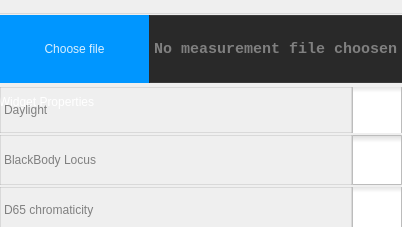
               <widget class="QWidget" name="tab_8">
                <attribute name="title">
                 <string>Content</string>
                </attribute>
                <layout class="QGridLayout" name="gridLayout_12">
                 <property name="leftMargin">
                  <number>0</number>
                 </property>
                 <property name="topMargin">
                  <number>0</number>
                 </property>
                 <property name="rightMargin">
                  <number>0</number>
                 </property>
                 <property name="bottomMargin">
                  <number>2</number>
                 </property>
                 <property name="spacing">
                  <number>1</number>
                 </property>
                 <item row="0" column="0">
                  <widget class="QGroupBox" name="groupBox_8">
                   <property name="minimumSize">
                    <size>
                     <width>0</width>
                     <height>225</height>
                    </size>
                   </property>
                   <property name="maximumSize">
                    <size>
                     <width>16777215</width>
                     <height>200</height>
                    </size>
                   </property>
                   <property name="styleSheet">
                    <string notr="true">QGroupBox {
  border-radius: 2px;
  margin-top: 1.4em;
  margin-bottom: 1;
  font: 700 12pt &quot;Consolas&quot;;
}
QLineEdit {
	font: 600 10pt &quot;Segoe UI&quot;;
	background-color:  rgb(41,41,41);
   color: white;
	border-radius: 2px;
}
QPushButton {
	background: rgb(0, 150, 255);
	color: rgba(255,255,255, 0.85);
	border-radius: 2px;
	font: 600 10pt &quot;Segoe UI&quot;;
}
QPushButton:hover {
	background: rgb(51, 180, 255);
}
QGroupBox::title {
  background: transparent;
  color: white;
  padding-top: -30px;
   padding-left: -18px;
  margin: 0 15 15 15;
}
QLabel {
	color: grey;
	font: 550 11pt &quot;Consolas&quot;;
}
QSpinBox {
		font: 600 10pt &quot;Segoe UI&quot;;
 		background-color:  rgb(41,41,41);
		color: grey;
		border-radius: 2px;
		border: 0px;
}
QComboBox {
		font: 700 10pt &quot;Segoe UI&quot;;
 		background-color:  rgb(41,41,41);
		color: grey;
		border-radius: 2px;
		border: 0px;
}</string>
                   </property>
                   <property name="title">
                    <string>Widget Properties</string>
                   </property>
                   <property name="flat">
                    <bool>false</bool>
                   </property>
                   <layout class="QVBoxLayout" name="verticalLayout_10">
                    <property name="spacing">
                     <number>0</number>
                    </property>
                    <property name="leftMargin">
                     <number>0</number>
                    </property>
                    <property name="topMargin">
                     <number>1</number>
                    </property>
                    <property name="rightMargin">
                     <number>0</number>
                    </property>
                    <property name="bottomMargin">
                     <number>1</number>
                    </property>
                    <item>
                     <widget class="QWidget" name="widget_29" native="true">
                      <property name="styleSheet">
                       <string notr="true">
QWidget {

	border-top: 1px solid rgba(129, 129, 129, 50);
}
</string>
                      </property>
                      <layout class="QHBoxLayout" name="horizontalLayout_31">
                       <property name="spacing">
                        <number>0</number>
                       </property>
                       <property name="leftMargin">
                        <number>0</number>
                       </property>
                       <property name="topMargin">
                        <number>2</number>
                       </property>
                       <property name="rightMargin">
                        <number>0</number>
                       </property>
                       <property name="bottomMargin">
                        <number>2</number>
                       </property>
                       <item>
                        <widget class="QPushButton" name="pushButton_4">
                         <property name="sizePolicy">
                          <sizepolicy hsizetype="Expanding" vsizetype="Expanding">
                           <horstretch>0</horstretch>
                           <verstretch>0</verstretch>
                          </sizepolicy>
                         </property>
                         <property name="minimumSize">
                          <size>
                           <width>149</width>
                           <height>0</height>
                          </size>
                         </property>
                         <property name="maximumSize">
                          <size>
                           <width>149</width>
                           <height>999</height>
                          </size>
                         </property>
                         <property name="styleSheet">
                          <string notr="true">border: 0px; border-radius: 0px;</string>
                         </property>
                         <property name="text">
                          <string>Choose file</string>
                         </property>
                        </widget>
                       </item>
                       <item>
                        <widget class="QWidget" name="widget_30" native="true">
                         <property name="minimumSize">
                          <size>
                           <width>0</width>
                           <height>0</height>
                          </size>
                         </property>
                         <property name="maximumSize">
                          <size>
                           <width>16777215</width>
                           <height>16777215</height>
                          </size>
                         </property>
                         <property name="styleSheet">
                          <string notr="true">background-color:  rgb(41,41,41);
border:0px;
</string>
                         </property>
                         <layout class="QHBoxLayout" name="horizontalLayout_32">
                          <property name="leftMargin">
                           <number>1</number>
                          </property>
                          <property name="topMargin">
                           <number>0</number>
                          </property>
                          <property name="rightMargin">
                           <number>0</number>
                          </property>
                          <property name="bottomMargin">
                           <number>0</number>
                          </property>
                          <item>
                           <widget class="QLabel" name="label_25">
                            <property name="sizePolicy">
                             <sizepolicy hsizetype="Preferred" vsizetype="Expanding">
                              <horstretch>0</horstretch>
                              <verstretch>0</verstretch>
                             </sizepolicy>
                            </property>
                            <property name="font">
                             <font>
                              <family>Consolas</family>
                              <pointsize>11</pointsize>
                              <italic>false</italic>
                              <bold>true</bold>
                             </font>
                            </property>
                            <property name="styleSheet">
                             <string notr="true">border-top: 1px solid rgba(129, 129, 129, 50);
border-bottom: 1px solid rgba(129, 129, 129, 50);
border-radius: 0px;</string>
                            </property>
                            <property name="text">
                             <string>No measurement file choosen</string>
                            </property>
                           </widget>
                          </item>
                         </layout>
                        </widget>
                       </item>
                      </layout>
                     </widget>
                    </item>
                    <item>
                     <widget class="QWidget" name="widget_31" native="true">
                      <property name="minimumSize">
                       <size>
                        <width>0</width>
                        <height>40</height>
                       </size>
                      </property>
                      <property name="maximumSize">
                       <size>
                        <width>16777215</width>
                        <height>50</height>
                       </size>
                      </property>
                      <property name="styleSheet">
                       <string notr="true"/>
                      </property>
                      <layout class="QHBoxLayout" name="horizontalLayout_33">
                       <property name="spacing">
                        <number>0</number>
                       </property>
                       <property name="leftMargin">
                        <number>0</number>
                       </property>
                       <property name="topMargin">
                        <number>2</number>
                       </property>
                       <property name="rightMargin">
                        <number>0</number>
                       </property>
                       <property name="bottomMargin">
                        <number>2</number>
                       </property>
                       <item>
                        <widget class="QLabel" name="label_26">
                         <property name="sizePolicy">
                          <sizepolicy hsizetype="Preferred" vsizetype="Preferred">
                           <horstretch>0</horstretch>
                           <verstretch>0</verstretch>
                          </sizepolicy>
                         </property>
                         <property name="minimumSize">
                          <size>
                           <width>150</width>
                           <height>0</height>
                          </size>
                         </property>
                         <property name="maximumSize">
                          <size>
                           <width>16777215</width>
                           <height>16777215</height>
                          </size>
                         </property>
                         <property name="styleSheet">
                          <string notr="true">border: 1px solid rgba(129, 129, 129, 50); color: grey</string>
                         </property>
                         <property name="text">
                          <string>Daylight </string>
                         </property>
                        </widget>
                       </item>
                       <item>
                        <widget class="QCheckBox" name="checkBox">
                         <property name="sizePolicy">
                          <sizepolicy hsizetype="Minimum" vsizetype="Expanding">
                           <horstretch>0</horstretch>
                           <verstretch>0</verstretch>
                          </sizepolicy>
                         </property>
                         <property name="minimumSize">
                          <size>
                           <width>50</width>
                           <height>0</height>
                          </size>
                         </property>
                         <property name="maximumSize">
                          <size>
                           <width>50</width>
                           <height>16777215</height>
                          </size>
                         </property>
                         <property name="styleSheet">
                          <string notr="true">QCheckBox {
	border-top: 1px solid rgba(129, 129, 129, 50);
	border-bottom: 1px solid rgba(129, 129, 129, 50);
	border-radius: 0px;
}

QCheckBox::indicator:checked {
    image: url(./resources/icons/toggle-button-on.png);
}

QCheckBox::indicator:unchecked {
    image: url(./resources/icons/toggle-button-off.png);
}
QCheckBox::indicator {
    width: 50px;
    height: 50px;
}</string>
                         </property>
                         <property name="text">
                          <string> </string>
                         </property>
                        </widget>
                       </item>
                      </layout>
                     </widget>
                    </item>
                    <item>
                     <widget class="QWidget" name="widget_32" native="true">
                      <property name="minimumSize">
                       <size>
                        <width>0</width>
                        <height>40</height>
                       </size>
                      </property>
                      <property name="maximumSize">
                       <size>
                        <width>16777215</width>
                        <height>50</height>
                       </size>
                      </property>
                      <property name="styleSheet">
                       <string notr="true"/>
                      </property>
                      <layout class="QHBoxLayout" name="horizontalLayout_34">
                       <property name="spacing">
                        <number>0</number>
                       </property>
                       <property name="leftMargin">
                        <number>0</number>
                       </property>
                       <property name="topMargin">
                        <number>0</number>
                       </property>
                       <property name="rightMargin">
                        <number>0</number>
                       </property>
                       <property name="bottomMargin">
                        <number>0</number>
                       </property>
                       <item>
                        <widget class="QLabel" name="label_27">
                         <property name="sizePolicy">
                          <sizepolicy hsizetype="Preferred" vsizetype="Preferred">
                           <horstretch>0</horstretch>
                           <verstretch>0</verstretch>
                          </sizepolicy>
                         </property>
                         <property name="minimumSize">
                          <size>
                           <width>150</width>
                           <height>0</height>
                          </size>
                         </property>
                         <property name="maximumSize">
                          <size>
                           <width>16777215</width>
                           <height>16777215</height>
                          </size>
                         </property>
                         <property name="styleSheet">
                          <string notr="true">border: 1px solid rgba(129, 129, 129, 50); color: grey</string>
                         </property>
                         <property name="text">
                          <string>BlackBody Locus</string>
                         </property>
                        </widget>
                       </item>
                       <item>
                        <widget class="QCheckBox" name="checkBox_2">
                         <property name="sizePolicy">
                          <sizepolicy hsizetype="Minimum" vsizetype="Expanding">
                           <horstretch>0</horstretch>
                           <verstretch>0</verstretch>
                          </sizepolicy>
                         </property>
                         <property name="minimumSize">
                          <size>
                           <width>50</width>
                           <height>0</height>
                          </size>
                         </property>
                         <property name="maximumSize">
                          <size>
                           <width>50</width>
                           <height>16777215</height>
                          </size>
                         </property>
                         <property name="styleSheet">
                          <string notr="true">QCheckBox {
	border-top: 1px solid rgba(129, 129, 129, 50);
	border-bottom: 1px solid rgba(129, 129, 129, 50);
	border-radius: 0px;
}

QCheckBox::indicator:checked {
    image: url(./resources/icons/toggle-button-on.png);
}

QCheckBox::indicator:unchecked {
    image: url(./resources/icons/toggle-button-off.png);
}
QCheckBox::indicator {
    width: 50px;
    height: 50px;
}</string>
                         </property>
                         <property name="text">
                          <string> </string>
                         </property>
                        </widget>
                       </item>
                      </layout>
                     </widget>
                    </item>
                    <item>
                     <widget class="QWidget" name="widget_33" native="true">
                      <property name="minimumSize">
                       <size>
                        <width>0</width>
                        <height>40</height>
                       </size>
                      </property>
                      <property name="maximumSize">
                       <size>
                        <width>16777215</width>
                        <height>50</height>
                       </size>
                      </property>
                      <property name="styleSheet">
                       <string notr="true">
QWidget {
	border-bottom: 1px solid rgba(129, 129, 129, 50);
}
</string>
                      </property>
                      <layout class="QHBoxLayout" name="horizontalLayout_35">
                       <property name="spacing">
                        <number>0</number>
                       </property>
                       <property name="leftMargin">
                        <number>0</number>
                       </property>
                       <property name="topMargin">
                        <number>2</number>
                       </property>
                       <property name="rightMargin">
                        <number>0</number>
                       </property>
                       <property name="bottomMargin">
                        <number>2</number>
                       </property>
                       <item>
                        <widget class="QLabel" name="label_28">
                         <property name="sizePolicy">
                          <sizepolicy hsizetype="Preferred" vsizetype="Preferred">
                           <horstretch>0</horstretch>
                           <verstretch>0</verstretch>
                          </sizepolicy>
                         </property>
                         <property name="minimumSize">
                          <size>
                           <width>150</width>
                           <height>0</height>
                          </size>
                         </property>
                         <property name="maximumSize">
                          <size>
                           <width>16777215</width>
                           <height>16777215</height>
                          </size>
                         </property>
                         <property name="styleSheet">
                          <string notr="true">border: 1px solid rgba(129, 129, 129, 50); color: grey</string>
                         </property>
                         <property name="text">
                          <string>D65 chromaticity</string>
                         </property>
                        </widget>
                       </item>
                       <item>
                        <widget class="QCheckBox" name="checkBox_3">
                         <property name="sizePolicy">
                          <sizepolicy hsizetype="Minimum" vsizetype="Expanding">
                           <horstretch>0</horstretch>
                           <verstretch>0</verstretch>
                          </sizepolicy>
                         </property>
                         <property name="minimumSize">
                          <size>
                           <width>50</width>
                           <height>0</height>
                          </size>
                         </property>
                         <property name="maximumSize">
                          <size>
                           <width>50</width>
                           <height>16777215</height>
                          </size>
                         </property>
                         <property name="styleSheet">
                          <string notr="true">QCheckBox {
	border-top: 1px solid rgba(129, 129, 129, 50);
	border-bottom: 1px solid rgba(129, 129, 129, 50);
	border-radius: 0px;
}

QCheckBox::indicator:checked {
    image: url(./resources/icons/toggle-button-on.png);
}

QCheckBox::indicator:unchecked {
    image: url(./resources/icons/toggle-button-off.png);
}
QCheckBox::indicator {
    width: 50px;
    height: 50px;
}</string>
                         </property>
                         <property name="text">
                          <string> </string>
                         </property>
                        </widget>
                       </item>
                      </layout>
                     </widget>
                    </item>
                   </layout>
                  </widget>
                 </item>
                </layout>
               </widget>
